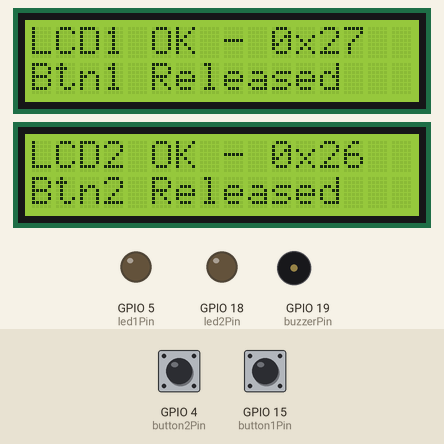
A sketch run on a simulated ESP32. On the bench: 2 × 16×2 character LCD, output pins drawn as LEDs (lit = HIGH), buzzer (waves = sounding, pin HIGH). The test bench sets the inputs (shaded band); at power-on: GPIO 4 (button2Pin) HIGH, GPIO 15 (button1Pin) HIGH. What the sketch prints to the serial monitor is not drawn.

Above: at 1.3 s.
1.4 s: GPIO 4 (button2Pin) pulled LOW for 0.15 s
At 1.57 s:
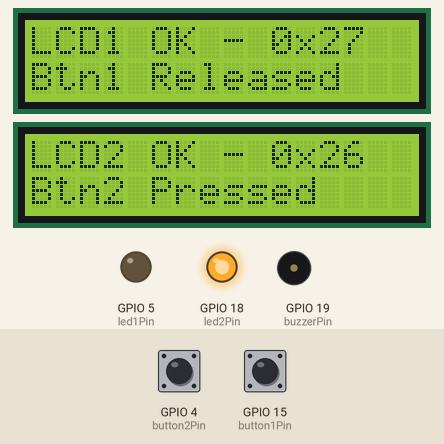
3.1 s: GPIO 15 (button1Pin) pulled LOW for 0.15 s
At 3.29 s:
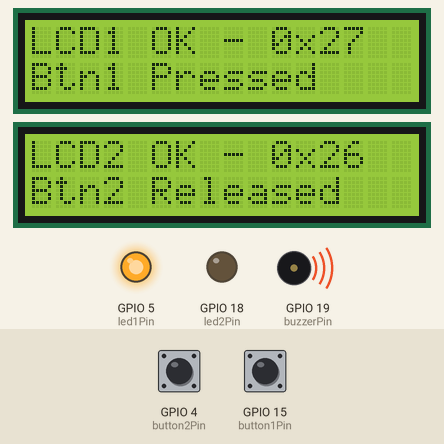
4.8 s: GPIO 15 (button1Pin) pulled LOW for 3.2 s
At 9.3 s:
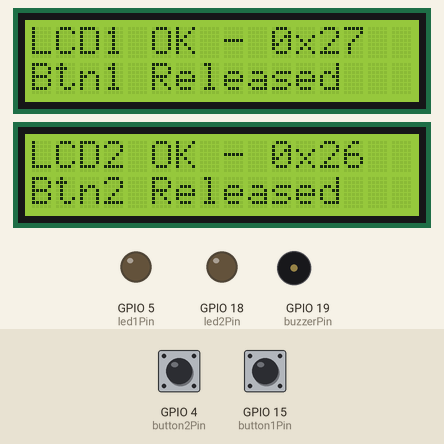
9.6 s: GPIO 4 (button2Pin) pulled LOW for 3.2 s
At 10.2 s:
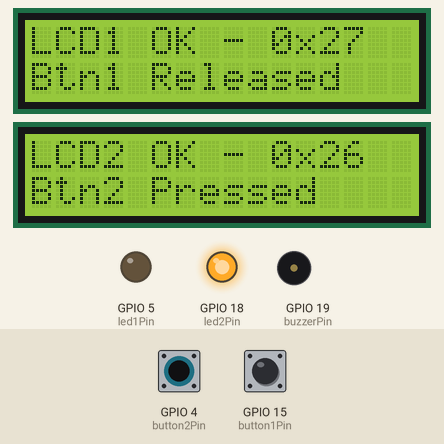
14.4 s: GPIO 4 (button2Pin) driven LOW and GPIO 15 (button1Pin) driven LOW
At 15.2 s:
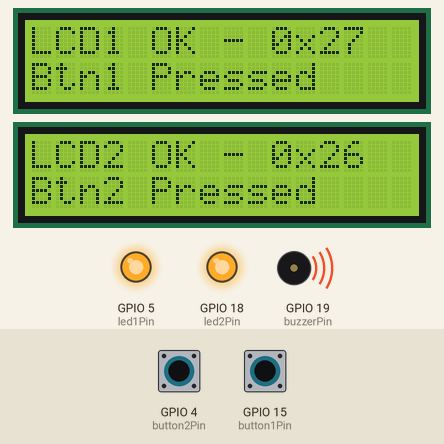
Timing chart, 0 to 16.9 s (numbered marks = the images above; inputs shaded):
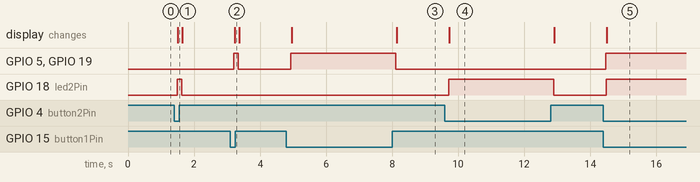

The sketch:

Conn_check.ino
```cpp
#include <Wire.h>
#include <LiquidCrystal_I2C.h>

// LCD objects
LiquidCrystal_I2C lcd1(0x27, 16, 2);  // First LCD at address 0x27
LiquidCrystal_I2C lcd2(0x26, 16, 2);  // Second LCD at address 0x26

// Pin definitions
const int button1Pin = 15;
const int button2Pin = 4;
const int led1Pin = 5;
const int led2Pin = 18;
const int buzzerPin = 19;

void setup() {
  Serial.begin(115200);

  // Initialize I2C
  Wire.begin(21, 22);  // ESP32 default I2C pins (SDA, SCL)

  // LCD init
  lcd1.init();
  lcd1.backlight();
  lcd2.init();
  lcd2.backlight();

  lcd1.setCursor(0, 0);
  lcd1.print("LCD1 OK - 0x27");

  lcd2.setCursor(0, 0);
  lcd2.print("LCD2 OK - 0x26");

  // Set button pins
  pinMode(button1Pin, INPUT_PULLUP);  // Button connected between GPIO and GND
  pinMode(button2Pin, INPUT_PULLUP);

  // Set output pins
  pinMode(led1Pin, OUTPUT);
  pinMode(led2Pin, OUTPUT);
  pinMode(buzzerPin, OUTPUT);

  // Set outputs LOW initially
  digitalWrite(led1Pin, LOW);
  digitalWrite(led2Pin, LOW);
  digitalWrite(buzzerPin, LOW);

  Serial.println("Setup complete. Testing started...");
}

void loop() {
  // Read button states
  bool button1State = digitalRead(button1Pin);
  bool button2State = digitalRead(button2Pin);

  // Handle Button 1 (LED 1 + buzzer)
  if (button1State == LOW) {
    digitalWrite(led1Pin, HIGH);
    digitalWrite(buzzerPin, HIGH);
    lcd1.setCursor(0, 1);
    lcd1.print("Btn1 Pressed     ");
    Serial.println("Button 1 Pressed!");
  } else {
    digitalWrite(led1Pin, LOW);
    digitalWrite(buzzerPin, LOW);
    lcd1.setCursor(0, 1);
    lcd1.print("Btn1 Released    ");
  }

  // Handle Button 2 (LED 2 only)
  if (button2State == LOW) {
    digitalWrite(led2Pin, HIGH);
    lcd2.setCursor(0, 1);
    lcd2.print("Btn2 Pressed     ");
    Serial.println("Button 2 Pressed!");
  } else {
    digitalWrite(led2Pin, LOW);
    lcd2.setCursor(0, 1);
    lcd2.print("Btn2 Released    ");
  }

  delay(100);  // Small delay for stable readings
}
```

Measured:
- after the input at 1.4 s, GPIO 18 (led2Pin): LOW → HIGH after 0.10 s, → LOW 0.13 s later; the display: changes after 0.11 s (image 1)
- after the input at 3.1 s, GPIO 5 (led1Pin), GPIO 19 (buzzerPin): LOW → HIGH after 0.10 s, → LOW 0.13 s later; the display: changes after 0.13 s (image 2)
- after the input at 4.8 s, GPIO 5 (led1Pin), GPIO 19 (buzzerPin): LOW → HIGH after 0.12 s, → LOW 3.2 s later; the display: first changes after 0.16 s (image 3 shows a later state)
- after the input at 9.6 s, GPIO 18 (led2Pin): LOW → HIGH after 0.11 s, → LOW 3.2 s later; the display: changes after 0.13 s (image 4)
- after the input at 14.4 s, GPIO 5 (led1Pin), GPIO 19 (buzzerPin): LOW → HIGH after 0.06 s; GPIO 18 (led2Pin): LOW → HIGH after 0.08 s; the display: changes after 0.10 s (image 5)
